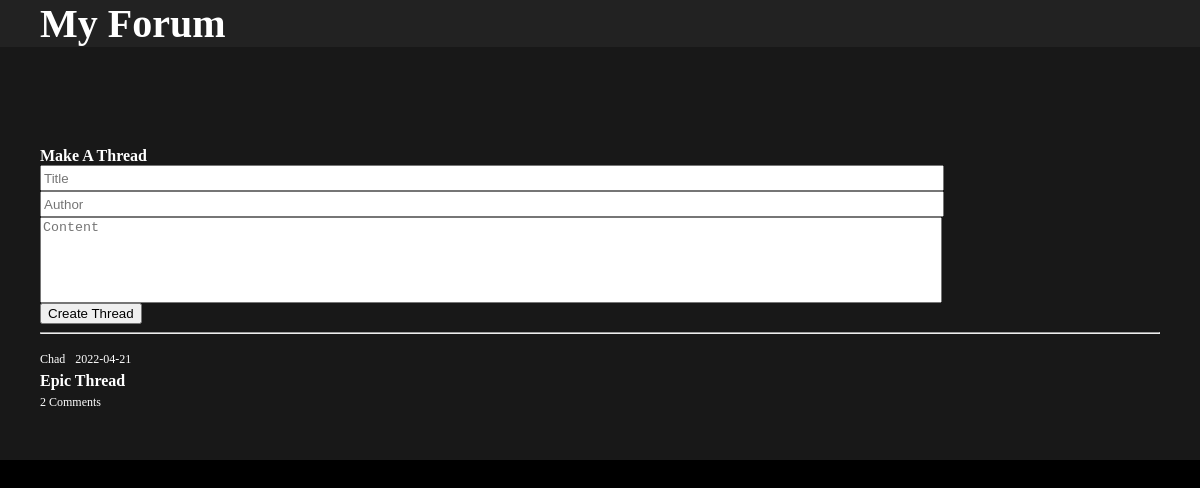
Before: / with the older database file.
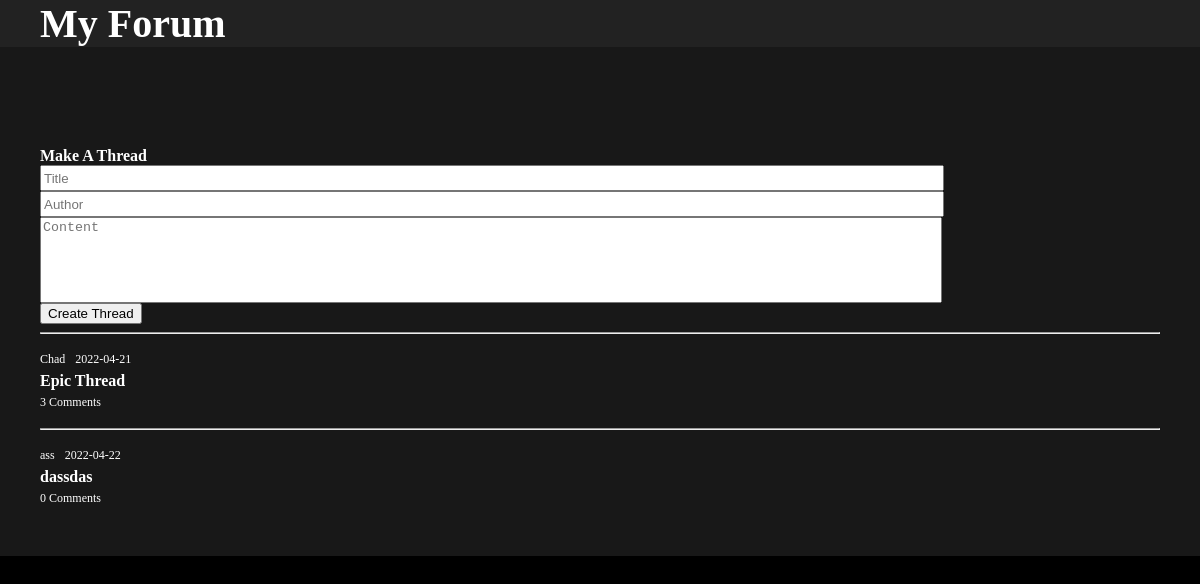
After: the same page with the newer database file.
### app.py (models this page shows, shortened)
class Thread(db.Model):
    id = db.Column(db.Integer, primary_key=True)
    title = db.Column(db.String(200), nullable=False)
    author = db.Column(db.String(200), nullable=False)
    date = db.Column(db.DateTime, default=datetime.utcnow)
    content = db.Column(db.String(200), nullable=False)
    comments = db.relationship('Comment', backref='thread', lazy=True)

### app.py (the view)
@app.route('/', methods=['POST', 'GET'])
def index():
    userIP = request.remote_addr
    moderator = False
    if userIP == "192.168.0.1":
        moderator = True
    if request.method == 'POST':
        thread_title = request.form['title'].lstrip()
        thread_author = request.form['author'].lstrip()
        thread_content = request.form['content'].lstrip()
        new_thread = Thread(title=thread_title,author=thread_author,content=thread_content)
        try:
            db.session.add(new_thread)
            db.session.commit()
            return redirect('/')
        except:
            return 'There was an issue adding your thread'
    else:
        threads = Thread.query.order_by(Thread.date).all()
        return render_template('index.html', threads=threads, moderator=moderator)

### templates/index.html (shortened to what this page needs)
{% extends 'base.html' %}
{% block body %}
<div class="content">
    <div class="main">
        <h4>Make A Thread</h4>
        <div class="form">
            <form action="/" method="POST">
                <input type="text" name="title" id="title" placeholder="Title">
                <input type="text" name="author" id="author" placeholder="Author">
                <textarea type="text" name="content" id="content" placeholder="Content"></textarea>
                <input type="submit" value="Create Thread" id="submit">
            </form>
        </div>
        {% if threads|length < 1 %}
        <h4 style="text-align: center">There are no threads. Create one above!</h4>
        {% else %}
            {% for thread in threads %}
            <hr>
            <div class="row">
                <a href="/thread/{{thread.id}}">
                    <div class="meta">
                        <p class="author">
                            {{thread.author}}
                        </p>
                        <p class="timestamp">
                            {{thread.date.date()}}
                        </p>
                    </div>
                    <h4 class="title">
                        {{thread.title}}
                    </h4>
                    <div class="meta">
                        <p class="comment-count">
                            {{thread.comments|length}} Comments
                        </p>
                    </div>
                </a>
            </div>
            {% endfor %}
        {% endif %}
    </div>
</div>
{% endblock %}

### templates/base.html (shortened to what this page needs)
<!DOCTYPE html>
<html lang="en">
<head>
    <link rel="stylesheet" href="{{ url_for('static', filename='css/main.css') }}">
</head>
<body>
    <nav>
        <div class="top-bar">
            <h1>
                <a href="http://agrizzly1.ddns.net">My Forum</a>
            </h1>
        </div>
    </nav>
    {% block body %}{% endblock %}
</body>
</html>

### static/css/main.css (style rules this page uses)
body { margin: 0px; background-color: black; }
a { text-decoration: none; color: white; }
h1, h4, ol { margin: 0; color: white; }
p { margin: 5px 0; color: white; }
#title { display: block; width: 80%; height: 20px; }
#author { display: block; width: 80%; height: 20px; }
#content { display: block; width: 80%; height: 80px; resize: none; }
#submit { display: block; }
nav { background-color: #222222; }
.top-bar { padding: 0px 40px; max-width: 1200px; margin: auto; }
.top-bar > h1 { font-size: 2.5em; }
.main { background-color: #181818; padding: 100px 40px 40px 40px; max-width: 1200px; margin: auto; }
.author { padding-right: 10px; }
.row { padding: 5px 0; }
.row > a { display: inline-block; }
.meta, .top-comment { display: flex; color: grey; font-size: 12px; }
.content { display: block; }
.timestamp { padding-right: 10px; }

Changed rows visible on the page:
computed for Thread "Epic Thread": comments|length "2" → "3"
added Thread: author "ass", date "2022-04-22", title "dassdas", comments|length "0"
